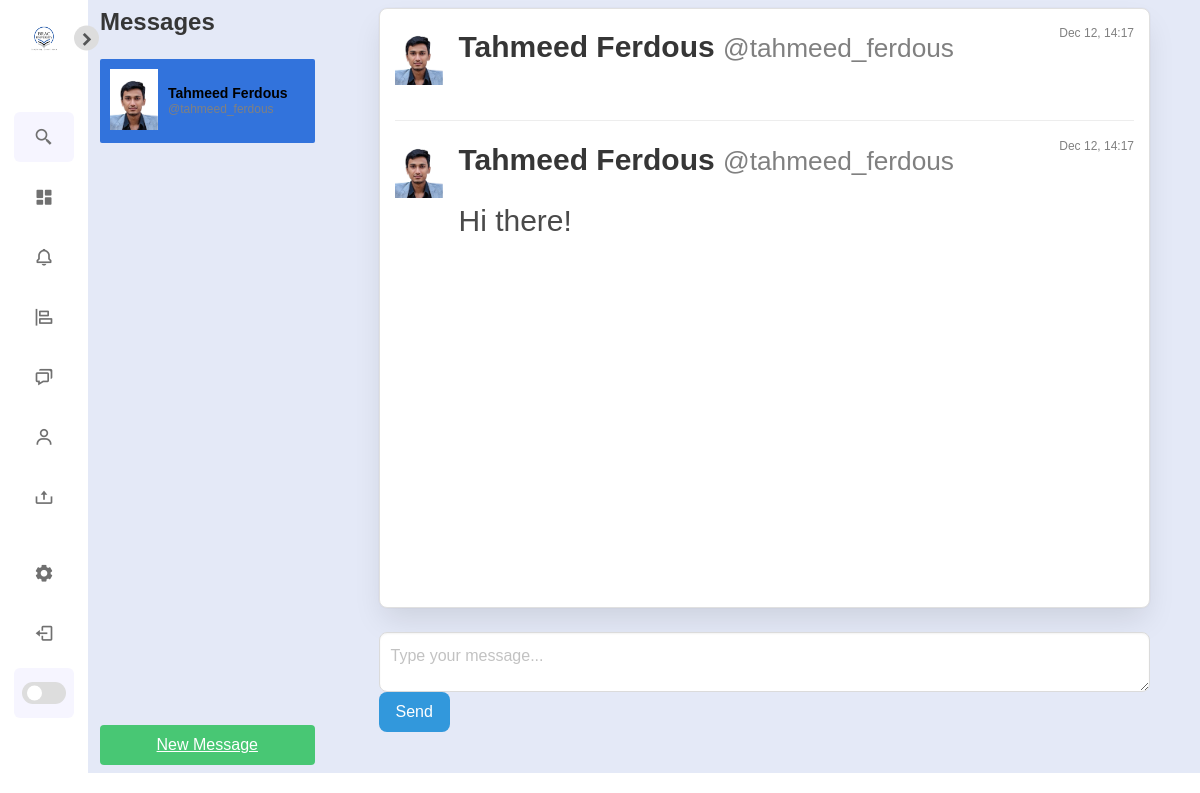
Page /direct/ (signed in) on the earlier database version.
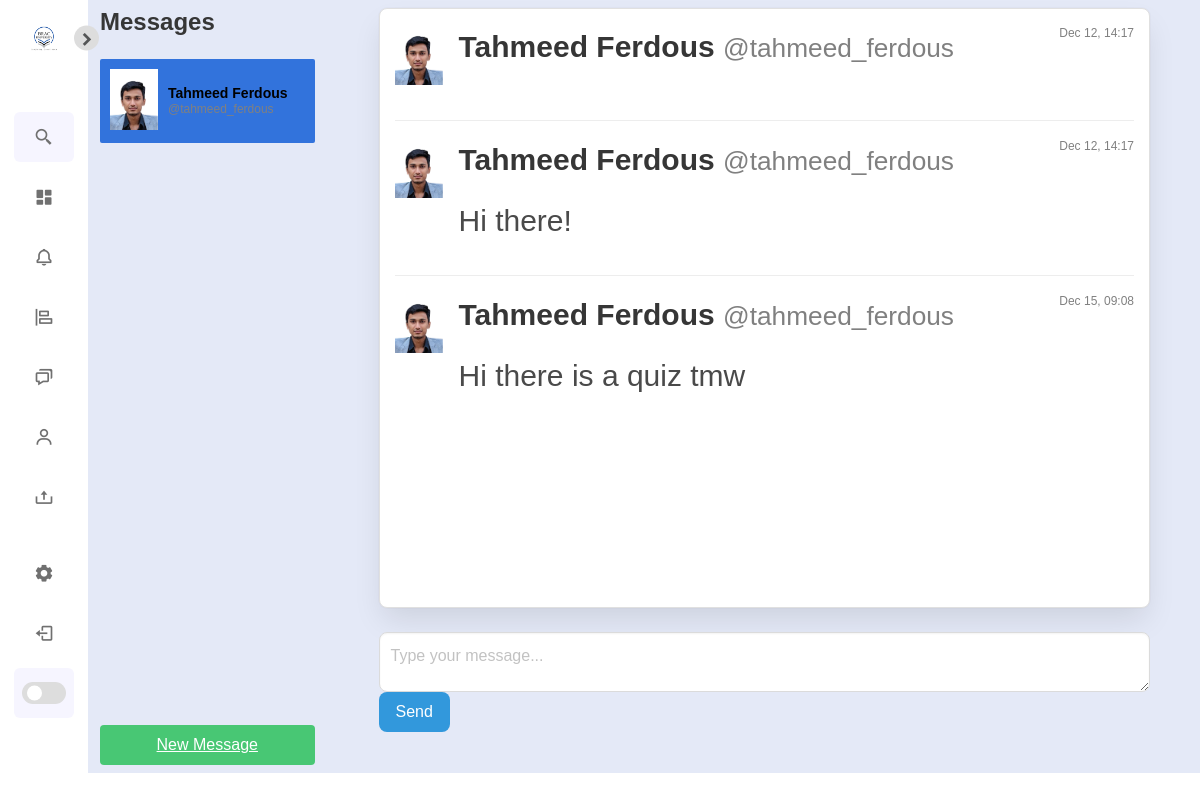
Same page on the later database version.
### authy/models.py (models this page shows)
class Profile(models.Model):
	user = models.OneToOneField(User, on_delete=models.CASCADE)
	first_name = models.CharField(max_length=50, null=True, blank=True)
	last_name = models.CharField(max_length=50, null=True, blank=True)
	location = models.CharField(max_length=50, null=True, blank=True)
	url = models.CharField(max_length=80, null=True, blank=True)
	profile_info = models.TextField(max_length=150, null=True, blank=True)
	created = models.DateField(auto_now_add=True)
	favorites = models.ManyToManyField(Post)
	picture = models.ImageField(upload_to=user_directory_path, blank=True, null=True, verbose_name='Picture')

### direct/models.py (models this page shows, shortened)
class Message(models.Model):
	user = models.ForeignKey(User, on_delete=models.CASCADE, related_name='user')
	sender = models.ForeignKey(User, on_delete=models.CASCADE, related_name='from_user')
	recipient = models.ForeignKey(User, on_delete=models.CASCADE, related_name='to_user')
	body = models.TextField(max_length=1000, blank=True, null=True)
	date = models.DateTimeField(auto_now_add=True)
	is_read = models.BooleanField(default=False)
	def get_messages(user):
		messages = Message.objects.filter(user=user).values('recipient').annotate(last=Max('date')).order_by('-last')
		users = []
		for message in messages:
			users.append({
				'user': User.objects.get(pk=message['recipient']),
				'last': message['last'],
				'unread': Message.objects.filter(user=user, recipient__pk=message['recipient'], is_read=False).count()
				})
		return users

### direct/views.py (the view)
# urls.py: path('', Inbox, name='inbox'),
@login_required
def Inbox(request):
	messages = Message.get_messages(user=request.user)
	active_direct = None
	directs = None
	if messages:
		message = messages[0]
		active_direct = message['user'].username
		directs = Message.objects.filter(user=request.user, recipient=message['user'])
		directs.update(is_read=True)
		for message in messages:
			if message['user'].username == active_direct:
				message['unread'] = 0
	context = {
		'directs': directs,
		'messages': messages,
		'active_direct': active_direct,
		}
	template = loader.get_template('direct/direct.html')
	return HttpResponse(template.render(context, request))

### direct/views.py (called while the page is built)
def checkDirects(request):
	directs_count = 0
	if request.user.is_authenticated:
		directs_count = Message.objects.filter(user=request.user, is_read=False).count()
	return {'directs_count':directs_count}

### notifications/views.py (called while the page is built)
def CountNotifications(request):
	count_notifications = 0
	if request.user.is_authenticated:
		count_notifications = Notification.objects.filter(user=request.user, is_seen=False).count()
	return {'count_notifications':count_notifications}

### Config/templates/direct/direct.html (shortened to what this page needs)
{% extends 'base.html' %}
{% load static %}
{% block content %}
<div class="columns is-variable is-8">
  <div class="column is-one-quarter">
    <aside class="menu">
      <h2 class="title is-4">Messages</h2>
      <ul class="menu-list" style="overflow-y: auto; height: calc(100vh - 150px); padding: 0;">
        {% for message in messages %}
        <li>
          <a
            class="media {% if active_direct == message.user.username %}is-active{% endif %}"
            href="{% url 'directs' message.user.username %}"
            style="padding: 10px; display: flex; align-items: center; gap: 10px; text-decoration: none;"
          >
            <figure class="image is-48x48">
              {% if message.user.profile.picture %}
                <img src="{{ message.user.profile.picture.url }}" alt="{{ message.user.username }}">
              {% else %}
                <img src="{% static 'default_profile_picture.png' %}" alt="Default Profile">
              {% endif %}
            </figure>
            <div>
              <p style="font-size: 14px; font-weight: 600; margin: 0; color: black;">
                {{ message.user.profile.first_name }} {{ message.user.profile.last_name }}
              </p>
              <p style="font-size: 12px; color: gray; margin: 0;">
                @{{ message.user.username }}
              </p>
            </div>
          </a>
        </li>
        {% endfor %}
      </ul>
      <a href="{% url 'usersearch' %}" class="button is-success is-fullwidth" style="margin-top: 10px;">New Message</a>
    </aside>
  </div>
  <div class="column is-three-quarters">
    <div
      class="box"
      style="overflow-y: auto; height: calc(100vh - 200px); border: 1px solid #e0e0e0; border-radius: 8px; padding: 15px;"
    >
      {% if directs %}
        {% for direct in directs %}
        <div class="media" style="margin-bottom: 15px;">
          <figure class="media-left">
            <p class="image is-48x48">
              {% if direct.sender.profile.picture %}
                <img src="{{ direct.sender.profile.picture.url }}" alt="{{ direct.sender.username }}">
              {% else %}
                <img src="{% static 'default_profile_picture.png' %}" alt="Default Profile">
              {% endif %}
            </p>
          </figure>
          <div class="media-content">
            <p>
              <strong>{{ direct.sender.profile.first_name }} {{ direct.sender.profile.last_name }}</strong>
              <small style="color: gray;">@{{ direct.sender.username }}</small>
              <span style="float: right; font-size: 12px; color: gray;">{{ direct.date|date:'M d, H:i' }}</span>
            </p>
            <p style="margin-top: 5px;">{{ direct.body }}</p>
          </div>
        </div>
        {% endfor %}
      {% else %}
      <p style="text-align: center; color: gray;">No messages yet. Start a conversation!</p>
      {% endif %}
    </div>
    <form
      method="POST"
      action="{% url 'send_direct' %}"
      style="margin-top: 15px; align-items: center; gap: 10px;"
    >
      <textarea
        class="textarea"
        name="body"
        placeholder="Type your message..."
        style="flex-grow: 1; border-radius: 8px; min-height: 60px;"
      ></textarea>
      <button type="submit" class="button is-info" style="border-radius: 8px;">Send</button>
    </form>
  </div>
</div>
{% endblock %}

Differences in the rows shown:
added Message: sender.profile.picture (picture), sender.profile.first_name "Tahmeed", sender.profile.last_name "Ferdous", sender.username "tahmeed_ferdous", date "Dec 15, 09:08", body "Hi there is a quiz tmw"
